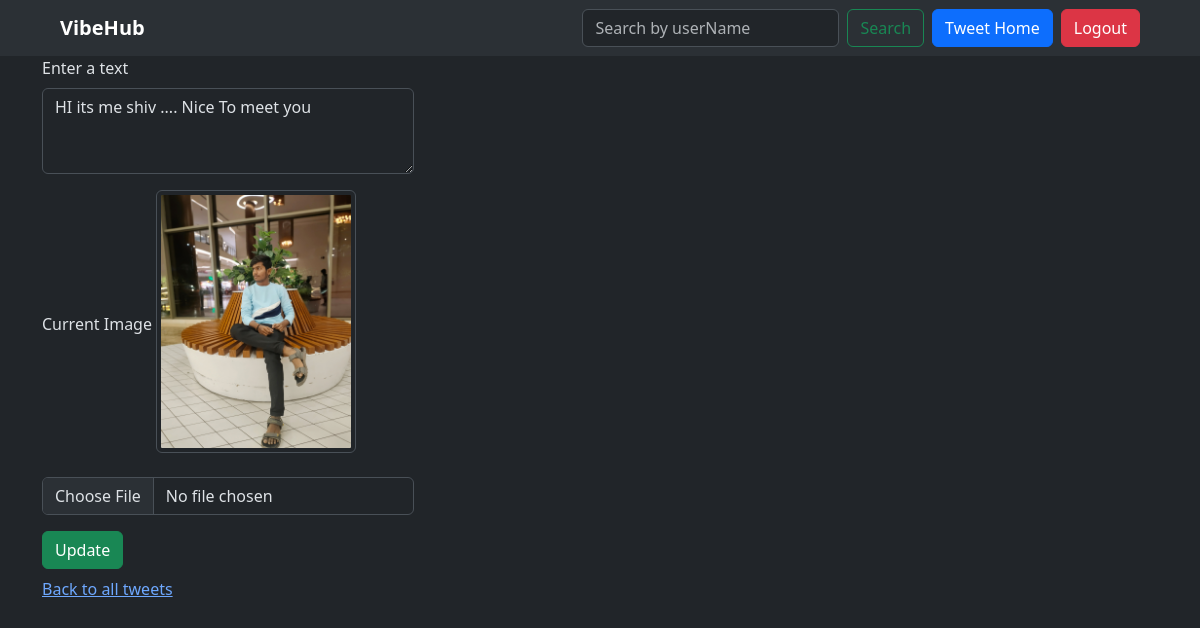
Page /tweet/11/edit/ (signed in) on the committed database.
### tweet/models.py (models this page shows, shortened)
class Tweet(models.Model):
    user=models.ForeignKey(User,on_delete=models.CASCADE)
    text=models.TextField(max_length=500)
    photo=models.ImageField(upload_to='photes/',blank=True,null=True)
    created_at=models.DateTimeField(auto_now_add=True)
    updated_at=models.DateTimeField(auto_now=True)

### tweet/views.py (the view, shortened to what this page needs)
# urls.py: path('<int:tweet_id>/edit/', views.edit_tweet, name="edit_tweet"),
@login_required
def edit_tweet(request, tweet_id):
    tweet = get_object_or_404(Tweet, id=tweet_id)
    return render(request, "edit_tweet.html", {"tweet": tweet})

### tweet/templates/edit_tweet.html (shortened to what this page needs)
{% extends "layout.html" %}
{% block content %}
<form class='col-4' method="post" enctype="multipart/form-data">
    <div class="mb-3">
        <label class="form-label">Enter a text</label>
        <textarea class="form-control" name="text" rows="3">{{ tweet.text }}</textarea>
    </div>
    <div class="mb-3">
        <label class="form-label">Current Image</label>
        {% if tweet.photo %}
        <img src="{{ tweet.photo.url }}" alt="Tweet Image" class="img-thumbnail mb-2" width="200">
        {% endif %}
    </div>
    <div class="mb-3">
        <input type="file" class="form-control" name="photo">
    </div>
    <button class='btn btn-success mb-2' type="submit">Update</button>
    <br>
    <a href="{% url 'tweet_list' %}" class="mt-2">Back to all tweets</a>
</form>
{% endblock %}

### rows in the picture
Tweet: text "HI its me shiv .... Nice To meet you", photo (picture)
